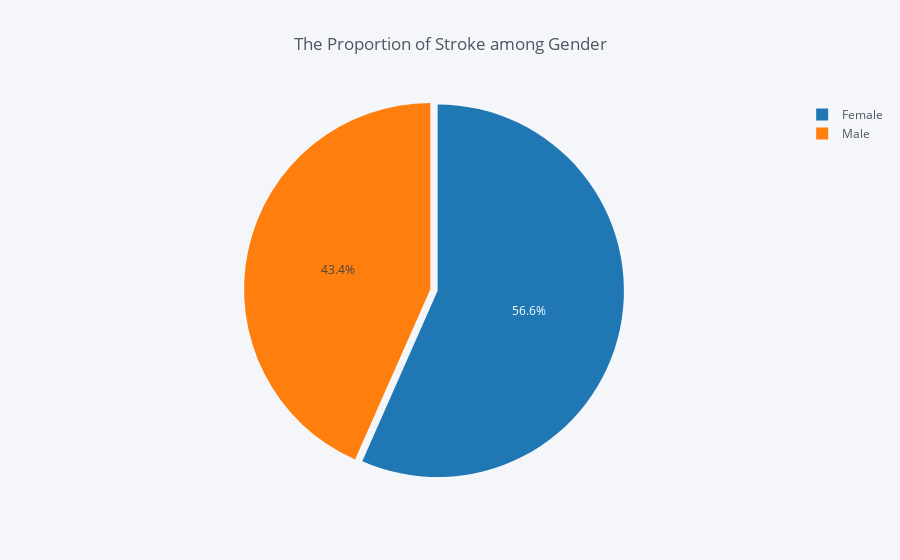

Write notebook code for a chart like this one.
### Code cell
# Propotion of gender among people who had stroke
gender = stdf.groupby(stdf['gender'])['stroke'].sum()
data_gender = pd.DataFrame({'labels': gender.index,
                   'values': gender.values
                  })
colors = ['rgb(31, 119, 180)', 'rgb(255, 127, 14)']
data_gender.iplot(kind='pie',labels='labels',values='values', title='The Proportion of Stroke among Gender', colors = colors,
            pull=[0.02, 0.02])

### Figure 1 — Plotly figure (JSON) as saved in the notebook; plotly's stock layout.template omitted (floating-point values rounded to 4 significant figures)
{"data": [{"labels": ["Female", "Male"], "marker": {"colors": ["rgba(31, 119, 180, 1.0)", "rgba(255, 127, 14, 1.0)"]}, "name": "", "pull": [0.02, 0.02], "type": "pie", "values": [141, 108]}], "layout": {"legend": {"bgcolor": "#F5F6F9", "font": {"color": "#4D5663"}}, "paper_bgcolor": "#F5F6F9", "plot_bgcolor": "#F5F6F9", "title": "The Proportion of Stroke among Gender", "titlefont": {"color": "#4D5663"}}}
